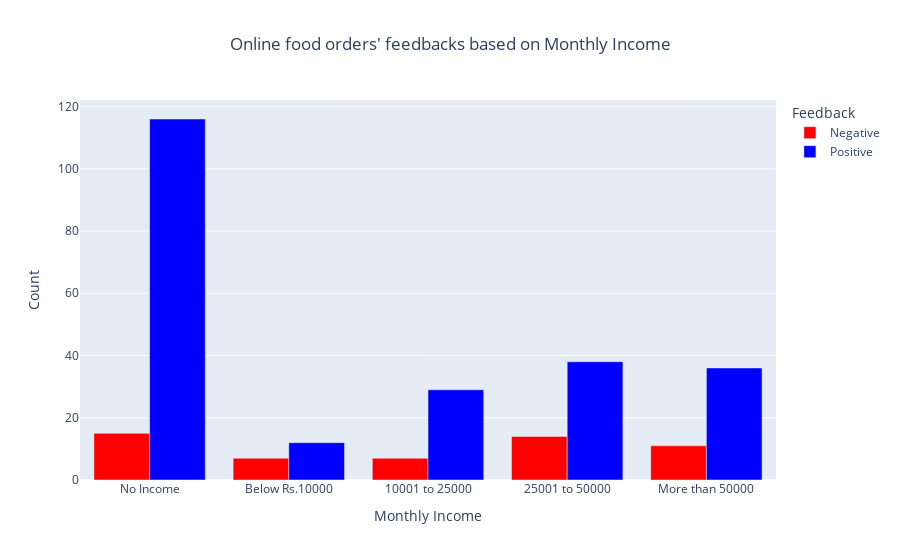

Write notebook code for a chart like this one.
### Markdown cell above
**Monthly Income** (Categorical Predictor)

### Code cell
custom_order = ['No Income', 'Below Rs.10000', '10001 to 25000', '25001 to 50000', 'More than 50000']
df['Monthly Income'] = pd.Categorical(df['Monthly Income'], categories=custom_order, ordered=True)
feedback_by_income = df.groupby(['Monthly Income', 'Feedback'])['Feedback'].count().unstack()
fig = px.bar(feedback_by_income, barmode='group', color_discrete_sequence=['red', 'blue'],
             title="Online food orders' feedbacks based on Monthly Income")
fig.update_yaxes(title_text='Count')
fig.update_layout(title_x=0.5)
fig.show()

### Figure 1 — Plotly figure (JSON) as saved in the notebook; plotly's stock layout.template omitted (floating-point values rounded to 4 significant figures)
{"data": [{"alignmentgroup": "True", "hovertemplate": "Feedback=Negative <br>Monthly Income=%{x}<br>value=%{y}<extra></extra>", "legendgroup": "Negative ", "marker": {"color": "red", "pattern": {"shape": ""}}, "name": "Negative ", "offsetgroup": "Negative ", "orientation": "v", "showlegend": true, "textposition": "auto", "type": "bar", "x": ["No Income", "Below Rs.10000", "10001 to 25000", "25001 to 50000", "More than 50000"], "xaxis": "x", "y": [15, 7, 7, 14, 11], "yaxis": "y"}, {"alignmentgroup": "True", "hovertemplate": "Feedback=Positive<br>Monthly Income=%{x}<br>value=%{y}<extra></extra>", "legendgroup": "Positive", "marker": {"color": "blue", "pattern": {"shape": ""}}, "name": "Positive", "offsetgroup": "Positive", "orientation": "v", "showlegend": true, "textposition": "auto", "type": "bar", "x": ["No Income", "Below Rs.10000", "10001 to 25000", "25001 to 50000", "More than 50000"], "xaxis": "x", "y": [116, 12, 29, 38, 36], "yaxis": "y"}], "layout": {"barmode": "group", "legend": {"title": {"text": "Feedback"}, "tracegroupgap": 0}, "title": {"text": "Online food orders' feedbacks based on Monthly Income", "x": 0.5}, "xaxis": {"anchor": "y", "domain": [0, 1], "title": {"text": "Monthly Income"}}, "yaxis": {"anchor": "x", "domain": [0, 1], "title": {"text": "Count"}}}}
